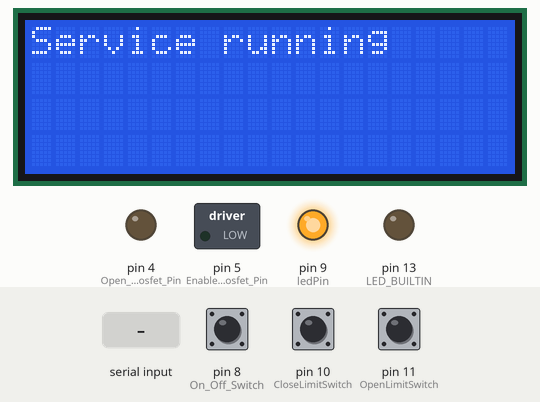
The sketch below on a simulated Arduino Uno, built with avr-gcc and run on an emulated ATmega328P. Shown: 20×4 character LCD, switched loads named in the sketch (green lamp = pin HIGH), output pins drawn as LEDs (lit = HIGH). Dashed ring = blinking. The inputs (shaded band) are chosen by the test bench; at power-on: pin 11 (OpenLimitSwitch) HIGH, pin 10 (CloseLimitSwitch) HIGH, pin 8 (On_Off_Switch) HIGH. What the sketch prints to the serial monitor is not drawn.

Above: at 0.1 s.
3.3 s: "LED_OFF" received over the second serial link
At 6.1 s:
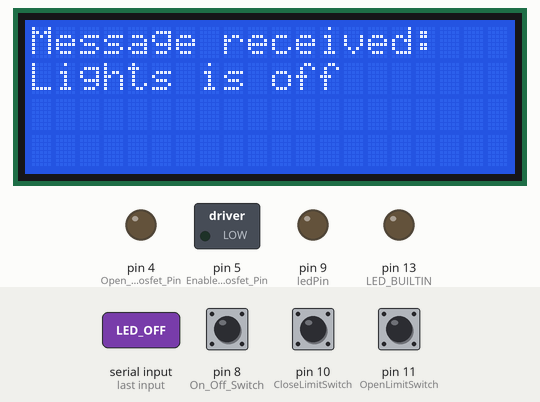
6.3 s: "LED_ON" received over the second serial link
At 9.1 s:
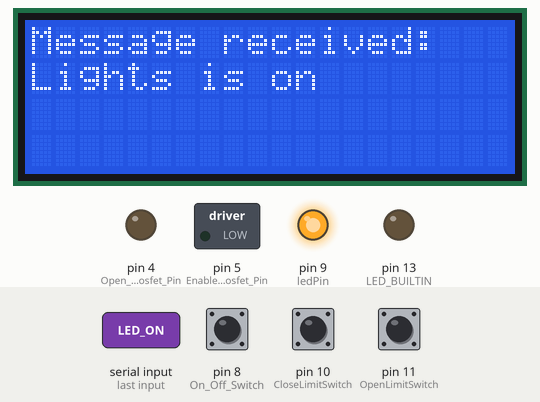
9.3 s: "OPEN_DOOR" received over the second serial link
At 11.2 s:
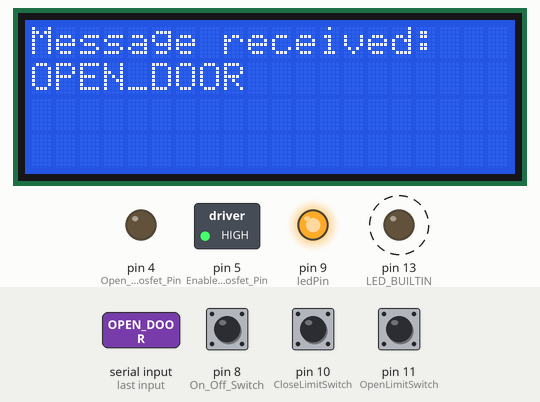
12.3 s: pin 11 (OpenLimitSwitch) pulled LOW for 0.15 s
At 13.7 s:
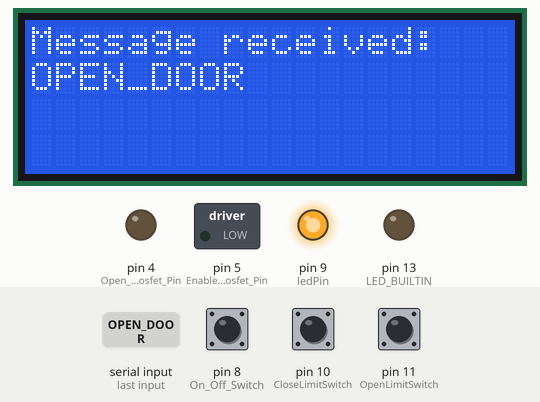
15.4 s: "CLOSE_DOOR" received over the second serial link
At 17.4 s:
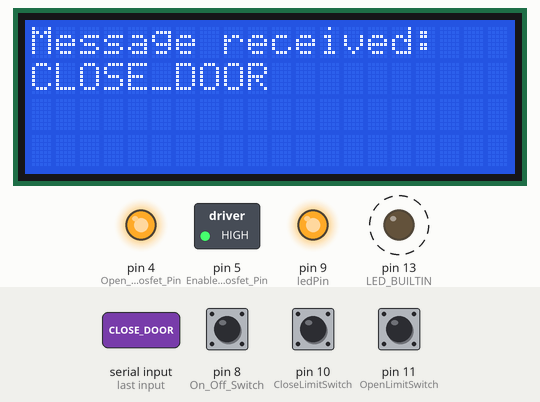
18.4 s: pin 10 (CloseLimitSwitch) pulled LOW for 0.15 s
At 22.2 s:
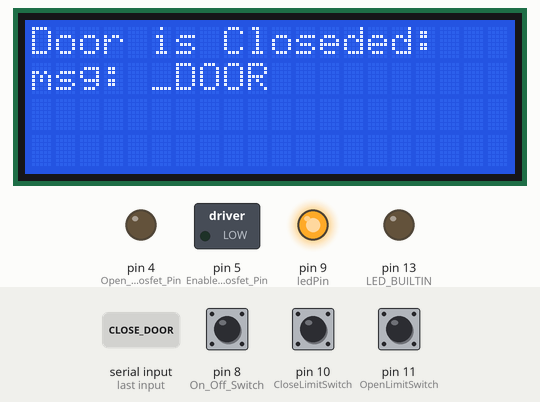
Timing chart, 0 to 22.5 s (numbered marks = the images above; inputs shaded):
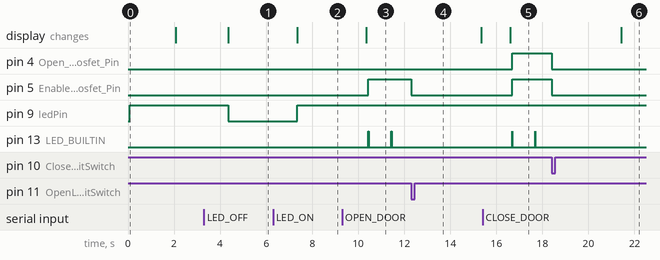

The sketch:

Arduino_From_ESP.ino
```cpp
#include <SoftwareSerial.h>
SoftwareSerial mySerial(2, 3); // RX, TX on Arduino

////////////////////////////////////////////////////////////////////////
//////////////////////////////////////////////////////////////////////////////////////////////

#include <Wire.h>
#include <LiquidCrystal_I2C.h>

LiquidCrystal_I2C lcd(0x27, 20, 4);

int On_Off_Switch=8;
int OpenLimitSwitch=11;
int CloseLimitSwitch=10;    //15
int Enable_Mosfet_Pin=5;
int Open_Close_Mosfet_Pin=4;

int Enable_Mosfet_PinState=LOW;
int Open_Close_Mosfet_PinState=LOW;

int OpenLimitState=0;
int CloseLimitState=0;
int On_Off_Switch_State=0;

volatile bool OpenDoor = false;
volatile bool Door_Is_Open = false;

volatile bool CloseDoor = false;
volatile bool Door_Is_Closed = false;

volatile bool CloseDoorRunning = false;
volatile bool OpenDoorRunning = false;

volatile bool Door_is_Opened = false;
volatile bool Door_is_Closed = false;

//#define LED_pin 2
//#define LED_error_pin 15

//int sensorPin = A0; // the potentiometer is connected to analog pin 0
int ledPin = 9; // the LED is connected to digital pin 13
//int sensorValue; // an integer variable to store the potentiometer reading


// Variables will change:
int ledState = LOW;             // ledState used to set the LED

//***********************************************
//            SERIAL PRINT TIMER

unsigned long SerialPrintTime = 10;
unsigned long SerialPrintStartTime;
unsigned long SerialPrintProgress;
unsigned long SerialPrintResetTime = 1000;

int SerialPrintState;
//********************************************

//***********************************************
//           SERIAL PRINT DELAY TIMER

void serialprintTimer() {

  SerialPrintProgress = millis() - SerialPrintStartTime;     // Servo Head Progress

  if (SerialPrintProgress <= SerialPrintTime) {
    SerialPrintState = HIGH;
  }

  if (SerialPrintProgress >= SerialPrintTime) {
    SerialPrintState = LOW;
  }

  if (SerialPrintProgress >= SerialPrintResetTime) {
    SerialPrintStartTime = millis();
  }
}

//***********************************************

//////////////////////////////////////////////////////////////////////////////////////////////


////////////////////////////////////////////////////////////////////////

void setup() {
 lcd.init();
 lcd.backlight();

 Serial.begin(9600);
 mySerial.begin(9600);

////////////////////////////////////////////////////////////////////////

Serial.println("Service started...");

   lcd.setCursor(0,0);
  lcd.print("Service running");

pinMode(ledPin, OUTPUT);
digitalWrite(ledPin, HIGH);


  SerialPrintStartTime = millis();

  pinMode(LED_BUILTIN, OUTPUT);

  pinMode(OpenLimitSwitch, INPUT_PULLUP);
  pinMode(CloseLimitSwitch, INPUT_PULLUP);
  pinMode(On_Off_Switch, INPUT_PULLUP);


  pinMode(Enable_Mosfet_Pin, OUTPUT);
  pinMode(Open_Close_Mosfet_Pin, OUTPUT);

  digitalWrite(Enable_Mosfet_Pin,LOW);
  digitalWrite(Open_Close_Mosfet_Pin,LOW);
  Enable_Mosfet_PinState=LOW;
  Open_Close_Mosfet_PinState=LOW;

////////////////////////////////////////////////////////////////////////
volatile bool Door_is_Opened = false;
volatile bool Door_is_Closed = false;

delay (2000);
lcd.clear();

}

////////////////////////////////////////////////////////////////////////


void Open_Door(){
  serialprint();

 OpenLimitState=digitalRead(OpenLimitSwitch);

    if ((OpenDoor == true) && (OpenLimitState == HIGH)){

      digitalWrite(Enable_Mosfet_Pin,HIGH);
      digitalWrite(Open_Close_Mosfet_Pin,LOW);
      Enable_Mosfet_PinState=HIGH;
      Open_Close_Mosfet_PinState=LOW;
    Door_Is_Open = false;

    CloseDoorRunning = false;
    OpenDoorRunning = true;
   delay(10);
    }

    if (OpenLimitState == LOW){
     delay(10);
      Stop_Motors();
  }

}

void Close_Door(){
  serialprint();

 CloseLimitState=digitalRead(CloseLimitSwitch);

      if ((CloseDoor == true) &&  (CloseLimitState == HIGH)){
      digitalWrite(Enable_Mosfet_Pin,HIGH);
      digitalWrite(Open_Close_Mosfet_Pin,HIGH);
      Enable_Mosfet_PinState=HIGH;
      Open_Close_Mosfet_PinState=HIGH;

    Door_Is_Closed = false;

    CloseDoorRunning = true;
    OpenDoorRunning = false;
   delay(10);


    }

    if (CloseLimitState == LOW){
      delay(10);
       Stop_Motors();

  }
}

/////////////////////////////////////////////////////////////////////////////////////////////////

void Stop_Motors(){
  serialprint();

 OpenLimitState=digitalRead(OpenLimitSwitch);
 CloseLimitState=digitalRead(CloseLimitSwitch);

    if ((OpenDoor == true) && (OpenLimitState == LOW) && (CloseDoorRunning == true)){
Door_is_Opened = true;
    }


    if ((CloseDoor == true) && (CloseDoorRunning == true) && (CloseLimitState == LOW)){
Door_is_Closed = true;
    }

      Serial.println("");
      Serial.println("Stopping Motor !!!");
      Serial.println("");

      digitalWrite(Enable_Mosfet_Pin,LOW);
      digitalWrite(Open_Close_Mosfet_Pin,LOW);
      Enable_Mosfet_PinState=LOW;
      Open_Close_Mosfet_PinState=LOW;

delay(3000);

      OpenDoor = false;
      CloseDoor = false;


      CloseDoorRunning = false;
      OpenDoorRunning = false;


}


///////////////////////////////////////////////////////////////////////////////////////

void serialprint() {

  serialprintTimer();

  if (SerialPrintState == HIGH) {

Serial.println("");
Serial.print("Open Limit Switch Status : ");
Serial.print(OpenLimitState);

Serial.println("");
Serial.print("Open Door Flag : ");
Serial.print(OpenDoor);

Serial.println("");
Serial.print("Door Open Status : ");
Serial.print(Door_Is_Open);


Serial.println("");
Serial.print("Close Limit Switch Status : ");
Serial.print(CloseLimitState);

Serial.println("");
Serial.print("Close Door Flag : ");
Serial.print(CloseDoor);

Serial.println("");
Serial.print("Door Close Status : ");
Serial.print(Door_Is_Closed);

//Serial.println("");
//Serial.print("Enable_Mosfet_PinState : ");
//Serial.print(Enable_Mosfet_PinState);
//
//Serial.println("");
//Serial.print("Open_Close_Mosfet_PinState : ");
//Serial.print(Open_Close_Mosfet_PinState);

Serial.println("");

}

digitalWrite(LED_BUILTIN, SerialPrintState);

}

///////////////////////////////////////////////////////////////////////


void loop() {

/////////////////////////////////////////////////////////////////////////

 OpenLimitState=digitalRead(OpenLimitSwitch);
 CloseLimitState=digitalRead(CloseLimitSwitch);

 On_Off_Switch_State=digitalRead(On_Off_Switch);

//  serialprintTimer();
  serialprint();

if ((OpenLimitState == HIGH) && (OpenDoor == true)){
OpenDoor = true;
Open_Door();
 }

if ((CloseLimitState == HIGH) && (CloseDoor == true)){
CloseDoor = true;
Close_Door();
 }

if (On_Off_Switch_State == LOW){

 mySerial.println("Stop_Door");
// Serial.println("");
//Serial.println("Door is stopped");
//Serial.println("");
}

    if ((OpenDoor == true) && (OpenLimitState == LOW)){
//Serial.println("");
//Serial.println("Open End Stop Reached !!!");
//Serial.println("");
Door_is_Opened = true;
//Door_is_Closed = true;
Stop_Motors();

  }

    if ((CloseDoor == true) &&  (CloseLimitState == LOW)){
//Serial.println("");
//Serial.println("Closed End Stop Reached !!!");
//Serial.println("");
Door_is_Closed = true;
Stop_Motors();
  }

///////////////////////////////////////////////////////////////////////////

 if (mySerial.available()) {
  String msg = mySerial.readString();
  Serial.println("");
  Serial.print("Message received: ");
  Serial.print(msg);
   lcd.clear();
   lcd.setCursor(0,0);
   lcd.print("Message received:");

   lcd.setCursor(0,1);
  lcd.print(msg);
  lcd.print("  ");

int value = LOW;

//**********************************************************************************

if (msg.indexOf("LED_ON") != -1) {
Serial.println("lights is on");
mySerial.println("LED_IS_ON");
lcd.setCursor(0,1);
//  lcd.print("msg: ");
lcd.print("Lights is on");
digitalWrite(ledPin, HIGH);
value = HIGH;
}

if (msg.indexOf("LED_OFF") != -1){
Serial.println("lights is off");
mySerial.println("LED_IS_OFF");
lcd.setCursor(0,1);
//  lcd.print("msg: ");
lcd.print("Lights is off");
digitalWrite(ledPin, LOW);
value = LOW;
}

if (msg.indexOf("OPEN_DOOR") != -1) {
Serial.println("Opening the door");
CloseDoor = false;
OpenDoor = true;
}

if (msg.indexOf("CLOSE_DOOR") != -1){
Serial.println("Closing the door");
OpenDoor = false;
CloseDoor = true;
}

//**********************************************************************************

  Serial.flush();
  mySerial.flush();

 }

if (Door_is_Opened == true){

mySerial.println("Door_is_Opened");

lcd.setCursor(0,0);
lcd.print("Door is Opened");

lcd.setCursor(0,1);
lcd.print("msg: ");

delay(100);

Door_is_Opened = false;

delay(100);

}

if (Door_is_Closed == true){

lcd.setCursor(0,0);
lcd.print("Door is Closed");

lcd.setCursor(0,1);
lcd.print("msg: ");

delay(100);

Door_is_Closed = false;

delay(100);

}

}
```

Measured:
- after the input at 3.3 s, pin 9 (ledPin): HIGH → LOW after 1.1 s; the display: changes after 1.1 s (image 1)
- after the input at 6.3 s, pin 9 (ledPin): LOW → HIGH after 1.1 s; the display: changes after 1.1 s (image 2)
- after the input at 9.3 s, pin 5 (Enable_Mosfet_Pin): LOW → HIGH after 1.1 s; pin 13 (LED_BUILTIN): alternates HIGH for 0.01 s and LOW for 0.99 s, starting after 1.1 s; the display: changes after 1.0 s (image 3)
- after the input at 12.3 s, pin 5 (Enable_Mosfet_Pin): HIGH → LOW at once; pin 13 (LED_BUILTIN): stops changing and stays LOW
- after the input at 15.4 s, pin 4 (Open_Close_Mosfet_Pin), pin 5 (Enable_Mosfet_Pin): LOW → HIGH after 1.3 s; pin 13 (LED_BUILTIN): alternates HIGH for 0.01 s and LOW for 0.99 s, starting after 1.3 s; the display: changes after 1.2 s (image 5)
- after the input at 18.4 s, pin 4 (Open_Close_Mosfet_Pin), pin 5 (Enable_Mosfet_Pin): HIGH → LOW at once; pin 13 (LED_BUILTIN): stops changing and stays LOW; the display: changes after 3.0 s (image 6)
